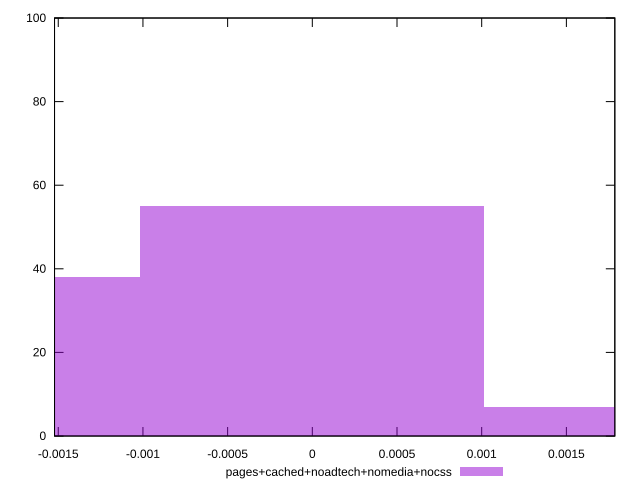

The gnuplot source for this figure:
reset

$pagesCachedNoadtechNomediaNocss <<EOF
0 55
-0.0020301420691649723 38
0.0020301420691649723 7
EOF

set key outside below
set boxwidth 0.0020301420691649723
set xrange [-0.0015219788578124138:0.00178601771114888]
set yrange [0:100]
set trange [0:100]
set style fill transparent solid 0.5 noborder
set terminal svg size 640, 490 enhanced background rgb 'white'
set output "report_00018_2021-02-10T15-25-16.877Z/meta/pScore-difference/comparison/histogram/4_vs_5.svg"

plot $pagesCachedNoadtechNomediaNocss title "pages+cached+noadtech+nomedia+nocss" with boxes

reset
